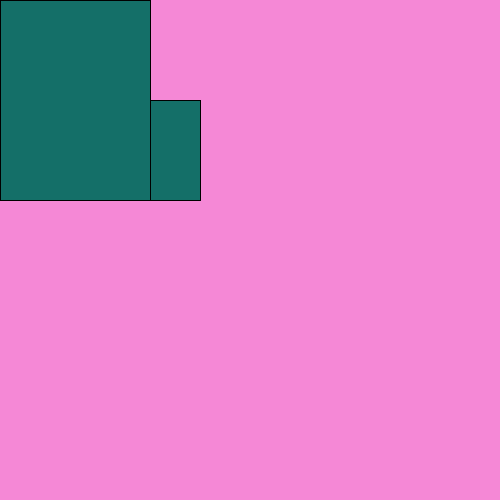
Frame 1 (no input)
Frame 60 (the mouse pressed at the canvas centre just before this capture): identical to frame 1, image omitted
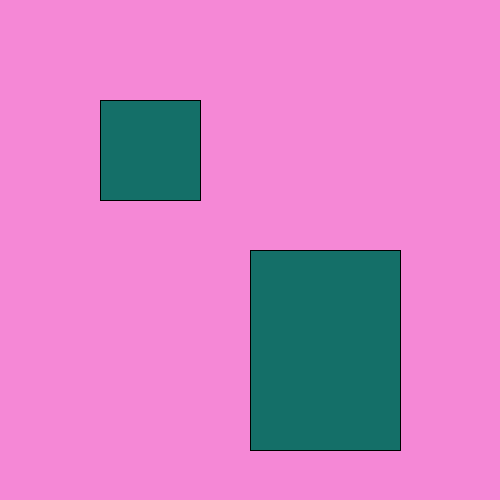
Frame 120 (the mouse held since frame 60 and released just before this capture)

The Processing sketch that drew these frames (run headless with seeded random() and noise(); from frame 60 on, the mouse is pressed at the canvas centre):

// Processing sketch: week01_1_size_background_fill_rect
// ── week01_1_size_background_fill_rect.pde
void setup(){
  size(500,500);
}
void draw(){
  background(#F588D6);
  fill(#146F68);
  rect(100,100 , 100,100);
  rect(mouseX,mouseY , 150 , 200);
}
